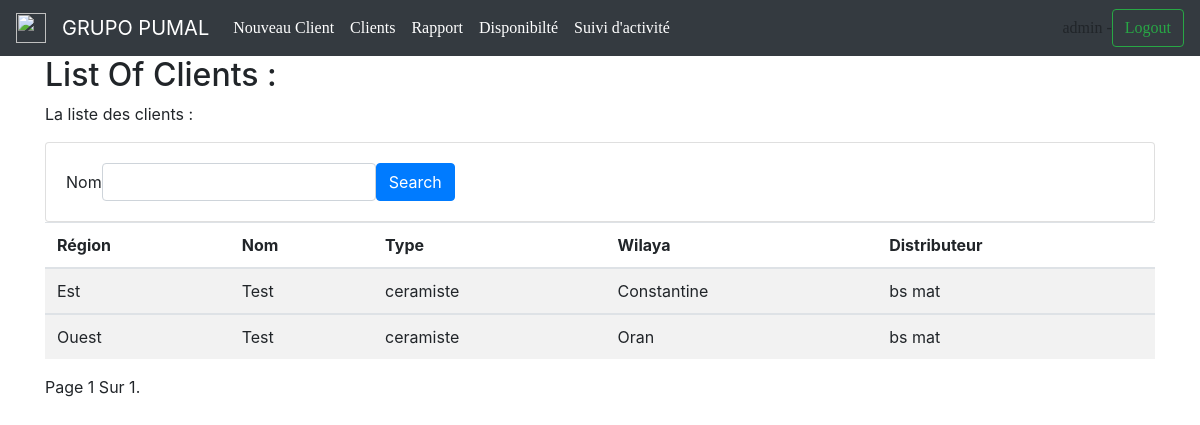
/Liste_Des_Clients (signed in), run on the app's committed database.
### pro/models.py (models this page shows, shortened)
class Clients (models.Model):
    région = models.ForeignKey('Location', on_delete=models.CASCADE, default='true')
    nom = models.CharField(max_length=255)
    type = models.CharField(max_length=255)
    wilaya = models.ForeignKey('Wilaya', on_delete=models.SET_NULL, null=True)
    localité = models.CharField(max_length=255)
    nom_gérant = models.CharField(max_length=255)
    adresse = models.CharField(max_length=255)
    téléphone = models.CharField(max_length=255)
    potentiel = models.CharField(max_length=255)
    distributeur = models.CharField(max_length=255)
    class Meta:
        ordering = ["-id"]

class Location (models.Model):
    nom = models.CharField(max_length=255)
    def __str__(self):
        return self.nom

class Wilaya (models.Model) :
    région = models.ForeignKey(Location, on_delete=models.CASCADE)
    name = models.CharField(max_length=255)
    def __str__(self):
        return self.name

### pro/views.py (the view)
# urls.py: path('Liste_Des_Clients', views.index3, name='Liste_Des_Clients'),
@login_required(login_url='Login')
def index3(request, page=1):
    AllClients_list = Clients.objects.all().order_by('-id')
    my_filter = ClientsFilter(request.GET, queryset=Clients.objects.all())
    AllClients_list = my_filter.qs
    paginator = Paginator(AllClients_list, 5) # Show 2 clients per page
    page_number = request.GET.get('page')
    page_obj = paginator.get_page(page_number)
    context = {'AllClients': AllClients_list,
               'myFilter': my_filter,
               'page_obj': page_obj,
               }
    return render(request,"home4.html",context)

### pro/template/home4.html (shortened to what this page needs)
{% include 'navvbar.html' %}
{% load crispy_forms_tags %}
<html lang="en">
<head>
  <link rel="stylesheet" href="https://maxcdn.bootstrapcdn.com/bootstrap/4.5.0/css/bootstrap.min.css">
</head>
<body>
<div class="container">
  <h2>List Of Clients :</h2>
  <p>La liste des clients :</p>
           <div class="row">
            <div class="col">
              <div class="card card-body">
                <form class="form-inline my-2 my-lg-0" method="get">
                {{myFilter.form | crispy}}
                <button class="btn btn-primary" type = "submit"> Search</button>
                </form>
              </div>
            </div>
          </div>
  <table class="table table-striped">
    <thead>
      <tr>
        <th>Région</th>
        <th>Nom</th>
        <th>Type</th>
        <th>Wilaya</th>
        <th>Distributeur</th>
      </tr>
    </thead>
                  {% for Clients in page_obj %}
    <tbody>
      <tr>
        <td>{{Clients.région}}</td>
        <td>{{Clients.nom}}</td>
        <td>{{Clients.type}}</td>
        <td>{{Clients.wilaya}}</td>
        <td>{{Clients.distributeur}}</td>
      </tr>
    </tbody>
        {% endfor %}
  </table>
                       <div class="pagination">
    <span class="step-links">
        <span class="current">
            Page {{ page_obj.number }} Sur {{ page_obj.paginator.num_pages }}.
        </span>
    </span>
</div>
</div>
</body>
</html>

### pro/template/navvbar.html (shortened to what this page needs)
{% load static %}
  <link rel="stylesheet" href="https://stackpath.bootstrapcdn.com/bootstrap/4.5.0/css/bootstrap.min.css">
<link rel="stylesheet"  href="{% static 'pro/style2.css' %}" />
<nav class="navbar navbar-expand-lg navbar-dark bg-dark">
<a class="navbar-brand" >
    <img  src="{% static 'pro/pictures/puma1.png' %}" width="30" height="30" alt="" loading="lazy">
  </a>
  <a class="navbar-brand">GRUPO PUMAL</a>
  <div class="collapse navbar-collapse" id="navbarSupportedContent">
    <ul class="navbar-nav mr-auto">
      <li class="nav-item active">
        <a class="nav-link active" href="{% url 'Nouveau_Client' %}" tabindex="-1" aria-disabled="true">Nouveau Client</a>
      </li>
      <li class="nav-item active">
        <a class="nav-link active" href="{% url 'Liste_Des_Clients' %}" tabindex="-1" aria-disabled="true">Clients</a>
      </li>
      <li class="nav-item active">
        <a class="nav-link active" href="{% url 'Revendeurs' %}" tabindex="-1" aria-disabled="true">Rapport</a>
      </li>
      <li class="nav-item active">
        <a class="nav-link active" href="{% url 'Disponibilté' %}" tabindex="-1" aria-disabled="true">Disponibilté</a>
      </li>
      <li class="nav-item active">
        <a class="nav-link active" href="{% url 'number' %}" tabindex="-1" aria-disabled="true">Suivi d'activité</a>
      </li>
    </ul>
    {% if user.is_authenticated %}
      {{ request.user }} -
    <a href="#" onClick="document.getElementById('logoutform').submit()">
    <button class="btn btn-outline-success my-2 my-sm-0" type="submit">Logout</button></a>
{% else %}
 <a href="{% url 'Login' %}">login</a>
{% endif %}
  </div>
</nav>

### pro/static/pro/style2.css (style rules this page uses)
.collapse { font-family: Bahnschrift SemiBold ; }

### data on the page
Clients: région "Est", nom "Test", type "ceramiste", wilaya "Constantine", distributeur "bs mat"
Clients: région "Ouest", nom "Test", type "ceramiste", wilaya "Oran", distributeur "bs mat"

### other printed values
{{ request.user }} "admin"
{{ page_obj.number }} "1"
{{ page_obj.paginator.num_pages }} "1"
